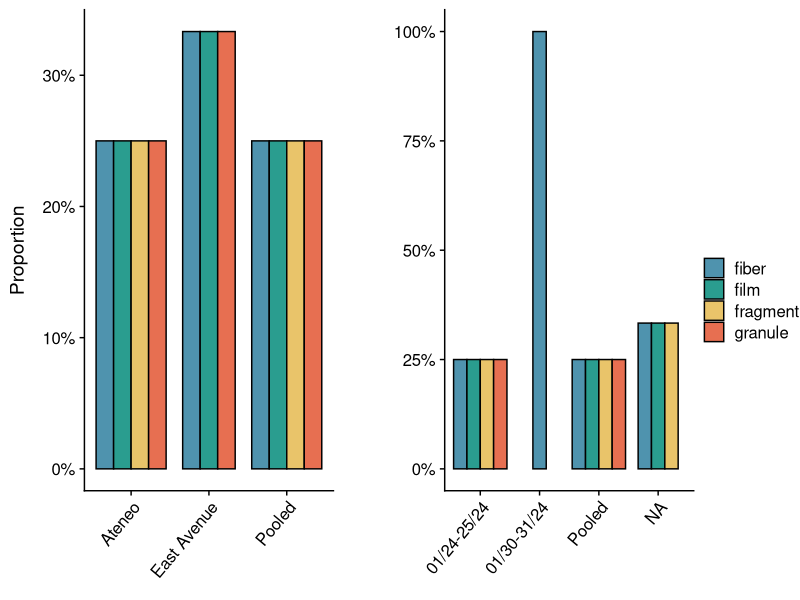
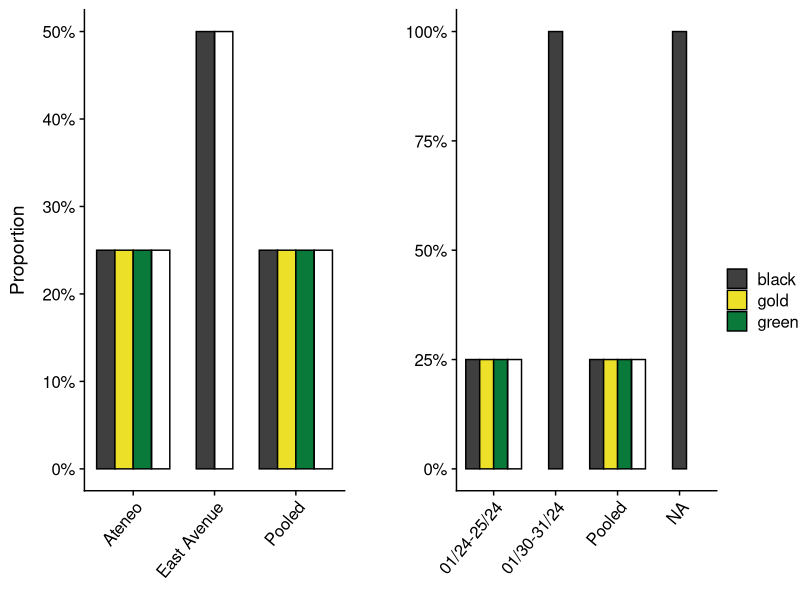
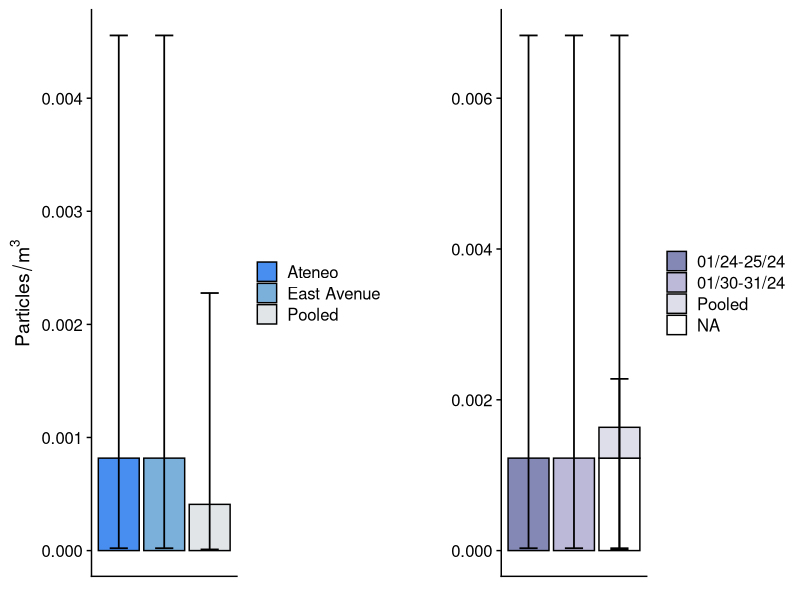
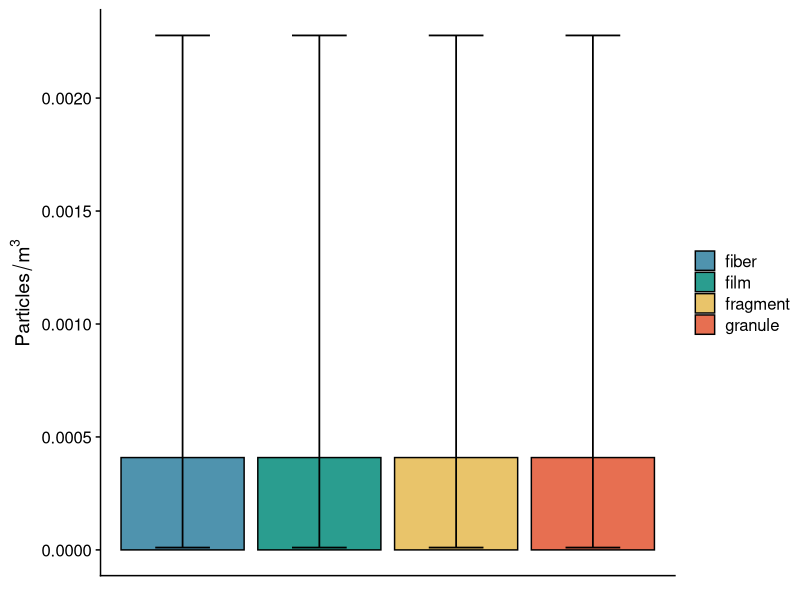
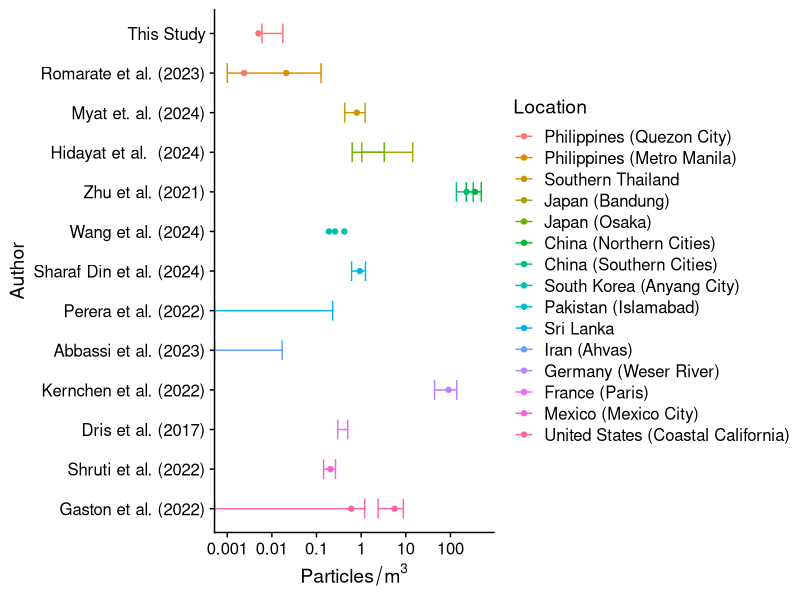
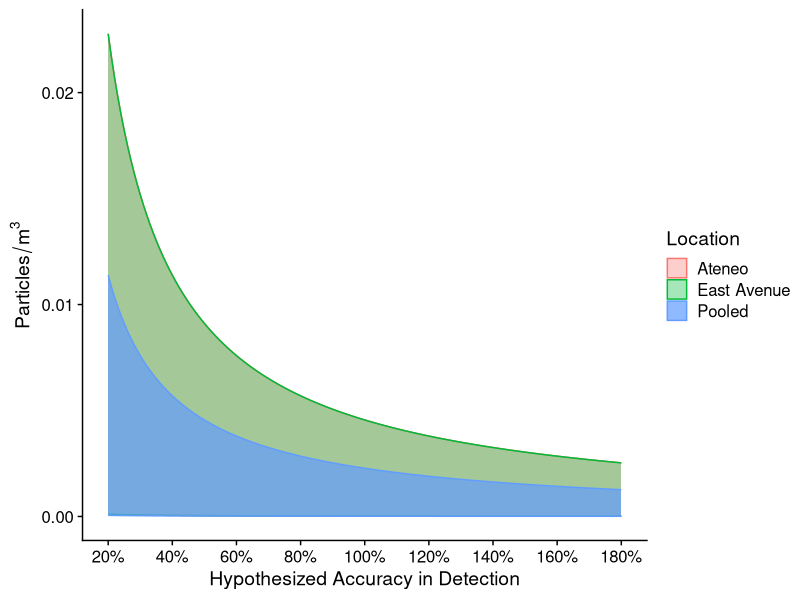

The R script that drew these images, in order:
library(dplyr)
library(tidyr)
library(ggplot2)
library(cowplot)
library(ggpubr)

data <- read.csv("data.csv")

group_proportion <- function(data, group_1, group_2) {
    return (
        data %>% 
        group_by({{group_1}}, {{group_2}}) %>% 
        summarize(count = sum(!is.na(id))) %>% 
        mutate(group_sum = sum(count)) %>%
        mutate(proportion = count/group_sum)                
    )
}

total_volume <- function(n, volume_rate, hour) {
    ## volume_rate = How many m^3/hour of air in 1 unit of n?
    return (n * volume_rate * hour)
}

poisson_estimate <- function(divisions, count, direction) {
    return (divisions * poisson.test(count)$conf.int[direction]) 
}

poisson_estimates <- function(grouped_data, divisions, volume) {
    ## if direction == 1, lower interval
    ## if direction == 2, upper interval

    grouped_data %>%
    rowwise() %>%
    mutate(mean_estimate = divisions * count) %>%
    mutate(l95_estimate = poisson_estimate(divisions, count, 1)) %>%
    mutate(u95_estimate = poisson_estimate(divisions, count, 2)) %>% 
    ##
    mutate(l95_conc_estimate = l95_estimate/volume) %>% 
    mutate(mean_conc_estimate = mean_estimate/volume) %>%
    mutate(u95_conc_estimate = u95_estimate/volume)
}

# Counts
## Pooled by all
grouped_pooled_all <- group_proportion(data, NULL, NULL)

## by Shape 
grouped_shape_location <- group_proportion(data, location, shape)
grouped_pooled_shape_location <- 
    group_proportion(data, shape, NULL) %>%
    mutate(location = "Pooled")

grouped_shape_date <- group_proportion(data, date, shape)
grouped_pooled_shape_date <- 
    group_proportion(data, shape, NULL) %>%
    mutate(date = "Pooled")

## by Color
grouped_color_location <- group_proportion(data, location, color)
grouped_pooled_color_location <- 
    group_proportion(data, color, NULL) %>%
    mutate(location = "Pooled")

grouped_color_date <- group_proportion(data, date, color)
grouped_pooled_color_date <- 
    group_proportion(data, color, NULL) %>%
    mutate(date = "Pooled")

# Concentration 
## Pooled by all 
volume_pooled_all <- total_volume(6, 67.96, 24)
concentration_pooled_all <- 
poisson_estimates(grouped_pooled_all, 4, volume_pooled_all) 

## by Location
grouped_location <- group_proportion(data, location, NULL)
volume_location <- total_volume(3, 67.96, 24)
concentration_location <- 
poisson_estimates(grouped_location, 4, volume_location)

concentration_pooled_all_location <- 
    concentration_pooled_all %>% mutate(location = "Pooled")

## by Date
grouped_date <- group_proportion(data, date, NULL)
volume_date <- total_volume(2, 67.96, 24)
concentration_date <- 
poisson_estimates(grouped_date, 4, volume_date)

concentration_pooled_all_date <- 
    concentration_pooled_all %>% mutate(date = "Pooled")

## by Shape (Pooled by Date and Location)
grouped_shape <- group_proportion(data, shape, NULL)
volume_shape <- total_volume(6, 67.96, 24)
concentration_shape <- 
poisson_estimates(grouped_shape, 4, volume_shape)

# Plots

shape_location_plot <- 
    rbind(grouped_shape_location, grouped_pooled_shape_location) %>%
    ggplot(aes(x = location, y = proportion)) + 
    geom_bar(stat = "identity", 
             aes(fill = shape),
             position = position_dodge2(padding = 0, preserve = "single"),
             color = "black",
             linewidth = 0.5) + 
    theme_half_open() + 
    theme(legend.title = element_blank(),
          axis.text.x = element_text(angle = 50, hjust = 1)) +
    scale_discrete_manual(aesthetics = "fill", 
                          values = c("fiber" = "#4f93ae", 
                                     "film" = "#2a9d8f", 
                                     "fragment" = "#e9c46a", 
                                     "granule" = "#e76f51")) +
    scale_y_continuous(labels = scales::percent_format()) +
    labs(x = element_blank(), 
         y = "Proportion")

color_location_plot <- 
    rbind(grouped_color_location, grouped_pooled_color_location) %>%
    tidyr::complete(color) %>%
    ggplot(aes(x = location, y = proportion)) + 
    geom_bar(stat = "identity", 
             aes(fill = color),
             position = position_dodge2(padding = 0, preserve = "single"),
             color = "black",
             linewidth = 0.5) + 
    theme_half_open() +
    theme(legend.title = element_blank(),
          axis.text.x = element_text(angle = 50, hjust = 1)) +
    scale_discrete_manual(aesthetics = "fill", 
                          values = c("black" = "#403f3f", 
                                     "blue" = "#0d6bb2", 
                                     "gold" = "#ede029", 
                                     "green" = "#097a3a", 
                                     "translucent" = "gray")) +
    scale_y_continuous(labels = scales::percent_format()) +
    labs(x = element_blank(), 
         y = "Proportion")

shape_date_plot <- 
    rbind(grouped_shape_date, grouped_pooled_shape_date) %>%
    ggplot(aes(x = factor(date, levels = c("01/09-10/24", 
                                           "01/24-25/24", 
                                           "01/30-31/24", 
                                           "Pooled")), 
               y = proportion)) + 
    geom_bar(stat = "identity", 
             aes(fill = shape),
             position = position_dodge2(padding = 0, preserve = "single"),
             color = "black",
             linewidth = 0.5) + 
    theme_half_open() + 
    theme(legend.title = element_blank(),
          axis.text.x = element_text(angle = 50, hjust = 1)) +
    scale_discrete_manual(aesthetics = "fill", 
                          values = c("fiber" = "#4f93ae", 
                                     "film" = "#2a9d8f", 
                                     "fragment" = "#e9c46a", 
                                     "granule" = "#e76f51")) +
    scale_y_continuous(labels = scales::percent_format()) +
    labs(x = element_blank(), 
         y = "Proportion")

color_date_plot <- 
    rbind(grouped_color_date, grouped_pooled_color_date) %>%
    ggplot(aes(x = factor(date, levels = c("01/09-10/24", 
                                           "01/24-25/24", 
                                           "01/30-31/24", 
                                           "Pooled")), 
               y = proportion)) + 
    geom_bar(stat = "identity", 
             aes(fill = color),
             position = position_dodge2(padding = 0, preserve = "single"),
             color = "black",
             linewidth = 0.5) + 
    theme_half_open() + 
    theme(legend.title = element_blank(),
          axis.text.x = element_text(angle = 50, hjust = 1)) +
    scale_discrete_manual(aesthetics = "fill", 
                          values = c("black" = "#403f3f", 
                                     "blue" = "#0d6bb2", 
                                     "gold" = "#ede029", 
                                     "green" = "#097a3a", 
                                     "translucent" = "gray")) +
    scale_y_continuous(labels = scales::percent_format()) +
    labs(x = element_blank(), 
         y = "Proportion")

concentration_location_plot <-
rbind(concentration_location, concentration_pooled_all_location) %>% 
    ggplot(aes(location, mean_conc_estimate, 
               fill = location)) +
    geom_bar(stat = "identity", 
             color = "black", 
             linewidth = 0.5) + 
    geom_errorbar(width = 0.40,
                  size = 0.6,
                  aes(ymin = l95_conc_estimate, 
                      ymax = u95_conc_estimate)) + 
    theme_half_open() + 
    theme(legend.title = element_blank(),
          axis.text.x = element_blank(),
          axis.ticks.x = element_blank()) +
    scale_discrete_manual(aesthetics = "fill", 
                          values = c("Ateneo" = "#488ef0", 
                                     "East Avenue" = "#7bb0db", 
                                     "Pooled" = "#e1e5e8")) +
    labs(x = element_blank(), 
         y = parse(text = "Particles/m^3"))

concentration_date_plot <- 
rbind(concentration_date, concentration_pooled_all_date) %>% 
    ggplot(aes(x = factor(date, levels = c("01/09-10/24", "01/24-25/24", "01/30-31/24")), 
                      mean_conc_estimate, 
               fill = factor(date, 
                             levels = c("01/09-10/24", 
                                        "01/24-25/24", 
                                        "01/30-31/24", 
                                        "Pooled")))) +
    geom_bar(stat = "identity", 
             color = "black", 
             linewidth = 0.5) + 
    geom_errorbar(width = 0.40,
                  size = 0.6,
                  aes(ymin = l95_conc_estimate, 
                      ymax = u95_conc_estimate)) + 
    theme_half_open() + 
    theme(legend.title = element_blank(),
          axis.text.x = element_blank(),
          axis.ticks.x = element_blank()) +
    scale_discrete_manual(aesthetics = "fill", 
                          values = c("01/09-10/24" = "#61678B", 
                                     "01/24-25/24" = "#8488B5", 
                                     "01/30-31/24" = "#BCB9D8", 
                                     "Pooled" = "#DEDEEA")) +
    labs(x = element_blank(), 
         y = parse(text = "Particles/m^3"))

concentration_shape_plot <-
concentration_shape %>% 
    ggplot(aes(shape, mean_conc_estimate, 
               fill = shape)) +
    geom_bar(stat = "identity", 
             color = "black", 
             linewidth = 0.5) + 
    geom_errorbar(width = 0.40,
                  size = 0.6,
                  aes(ymin = l95_conc_estimate, 
                      ymax = u95_conc_estimate)) + 
    theme_half_open() + 
    theme(legend.title = element_blank(),
          axis.text.x = element_blank(),
          axis.ticks.x = element_blank()) +
     scale_discrete_manual(aesthetics = "fill", 
                          values = c("fiber" = "#4f93ae", 
                                     "film" = "#2a9d8f", 
                                     "fragment" = "#e9c46a", 
                                     "granule" = "#e76f51")) +
    labs(x = element_blank(), 
         y = parse(text = "Particles/m^3"))

# Merging Plots

shape_plot <- 
ggarrange(shape_location_plot, ggplot() + theme_void(), 
          shape_date_plot + theme(axis.title.y = element_blank()), 
          common.legend = TRUE, 
          legend = "right", 
          nrow = 1, widths = c(1, 0.05, 1), 
          align = "hv")

color_plot <- 
ggarrange(color_location_plot, ggplot() + theme_void(), 
          color_date_plot + theme(axis.title.y = element_blank()), 
          common.legend = TRUE, 
          legend = "right", 
          nrow = 1, widths = c(1, 0.05, 1), 
          align = "hv")

concentration_plot <- 
ggarrange(concentration_location_plot, ggplot() + theme_void(), 
          concentration_date_plot + theme(axis.title.y = element_blank()), 
          legend = "right", 
          nrow = 1, widths = c(1, 0.05, 1), 
          align = "hv")

forest_data <- read.csv("forest_data.csv") 
forest_data$author <- factor(forest_data$author, 
                             levels = rev(unique(forest_data$author)))
forest_data$location <- factor(forest_data$location, 
                               levels = unique(forest_data$location))



detection_rate <- 
seq(0.20, 1.80, by = 0.01) %>%
tibble(
    detection_rate = .,
    mean_pooled = (4 * concentration_pooled_all %>% pull(count)) / detection_rate,
    mean_east.ave = (4 * concentration_location %>% filter(location == "East Avenue") %>% pull(count)) / detection_rate,
    mean_ateneo = (4 * concentration_location %>% filter(location == "Ateneo") %>% pull(count)) / detection_rate
) %>% rowwise() %>%
mutate(
    min_pooled = poisson_estimate(4, concentration_pooled_all %>% pull(count), 1) / detection_rate,
    max_pooled = poisson_estimate(4, concentration_pooled_all %>% pull(count), 2) / detection_rate,
    min_ateneo = poisson_estimate(4, concentration_location %>% filter(location == "Ateneo") %>% pull(count), 1) / detection_rate,
    max_ateneo = poisson_estimate(4, concentration_location %>% filter(location == "Ateneo") %>% pull(count), 2) / detection_rate,
    min_east.ave = poisson_estimate(4, concentration_location %>% filter(location == "East Avenue") %>% pull(count), 1) / detection_rate,
    max_east.ave = poisson_estimate(4, concentration_location %>% filter(location == "East Avenue") %>% pull(count), 2) / detection_rate
) %>%
pivot_longer(cols = c(starts_with("mean"), starts_with("min"), starts_with("max")),
             names_to = c(".value", "location"),
             names_sep = "_") 
## i know the code is not pretty, but it works!

detection_probability_plot <- 
ggplot(data = NULL, aes(x = detection_rate)) + 
geom_ribbon(data = filter(detection_rate, location != "pooled"),
            aes(ymin = min / volume_location, 
                ymax = max / volume_location,
                fill = location,
                color = location),
            alpha = 0.35) + 
geom_ribbon(data = filter(detection_rate, location == "pooled"),
            aes(ymin = min / volume_pooled_all, 
                ymax = max / volume_pooled_all,
                fill = location,
                color = location), 
            alpha = 0.70) + 
theme_half_open() + 
scale_color_discrete(labels = c("ateneo" = "Ateneo", 
                                "east.ave" = "East Avenue",
                                "pooled" = "Pooled")) +
scale_fill_discrete(labels = c("ateneo" = "Ateneo", 
                                "east.ave" = "East Avenue",
                                "pooled" = "Pooled")) +     
scale_y_continuous(breaks = seq(0, 0.1, by = 0.010)) +
scale_x_continuous(labels = scales::percent_format(),
                   breaks = seq(0, 1.80, by = 0.20)) +
labs(y = parse(text = "Particles/m^3"), 
     x = "Hypothesized Accuracy in Detection",
     fill = "Location",
     color = "Location")

# Forest Plot

forest_plot <- forest_data %>% 
    ggplot(aes(y = author)) + 
    geom_errorbar(aes(xmin = lower, xmax = upper, 
                      color = location),
                  width = 0.5) +
    geom_point(aes(x = mean, color = location)) + 
    theme_half_open() +
    scale_x_log10(labels = scales::math_format(.x),
                  breaks = c(0.001, 0.01, 0.1, 1, 10, 100)) + 
    labs(x = parse(text = "Particles/m^3"),
         y = "Author", 
         color = "Location")

# Save plots

ggsave(shape_plot, file = "shape_plot.png")
ggsave(color_plot, file = "color_plot.png")
ggsave(concentration_plot, file = "concentration_plot.png")
ggsave(concentration_shape_plot, file = "concentration_shape_plot.png")
ggsave(forest_plot, file = "forest_plot.png")
ggsave(detection_probability_plot, file = "detection_probability_plot.png")

# Citation
## for R:
citation() 
version

## for packages:
citation("dplyr") ## data manipulation
citation("tidyr") ## data cleaning
citation("ggplot2") ## data visualization
citation("cowplot") ## for ggplot theme